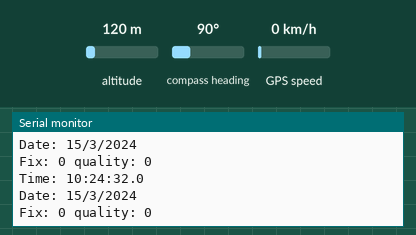
Bench run of a sketch on a simulated Arduino Mega 2560, built for the host (arithmetic inside an expression is 32-bit, double 64-bit). Shown: the last lines printed to the serial monitor. The inputs (shaded band) are chosen by the test bench; at power-on: altitude 120 m, compass heading 90°, GPS speed 0 km/h. Storage starts empty; the GPS gets a fix after 3 s at 37.7749, -122.4194 with 8 satellites.

Above: at 2.2 s.
2.3 s: altitude set to 20 m
At 3.4 s:
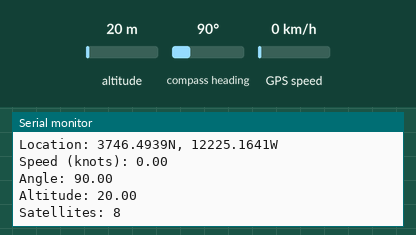
4.5 s: compass heading set to 7°
At 5.9 s:
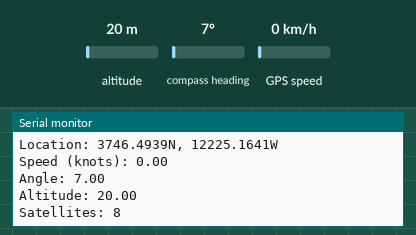
6.1 s: GPS speed set to 2 km/h
Timing chart, 0 to 9.1 s (numbered marks = the images above; inputs shaded):
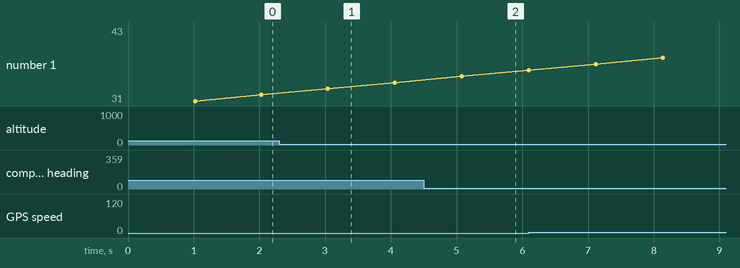

Measured:
- after the input at 2.3 s, the serial monitor: prints a new line after 0.75 s (image 1)
- after the input at 4.5 s, the serial monitor: prints a new line after 0.58 s (image 2)

The sketch:

GPS_DATA_Logger_Test_Alpha_1.1.ino
```cpp
// This is code is the alpha program that logs GPS data to an external
// SD card and utilizes the test code for Adafruit GPS modules using
// MTK3329/MTK3339 driver and parts of the SD library datalogger example.
//
// This code shows how to listen to the GPS module in an interrupt
// which allows the program to have more 'freedom' - just parse
// when a new NMEA sentence is available! Then access data when
// desired.
//
// Tested and works great with the Adafruit Ultimate GPS module
// using MTK33x9 chipset
//
// Alpha 1.1

#include <Adafruit_GPS.h>

//This is for data logging
#include <SPI.h>
#include <SD.h>

// This sketch is ONLY for the Arduino Due!
// You should make the following connections with the Due and GPS module:
// GPS power pin to Arduino Due 3.3V output.
// GPS ground pin to Arduino Due ground.
// For hardware serial 1 (recommended):
//   GPS TX to Arduino Due Serial1 RX pin 19
//   GPS RX to Arduino Due Serial1 TX pin 18
#define mySerial Serial1

Adafruit_GPS GPS(&mySerial);


// Set GPSECHO to 'false' to turn off echoing the GPS data to the Serial console
// Set to 'true' if you want to debug and listen to the raw GPS sentences.
#define GPSECHO  true

// this keeps track of whether we're using the interrupt
// off by default!
boolean usingInterrupt = false;
void useInterrupt(boolean); // Func prototype keeps Arduino 0023 happy

const int chipSelect = 10;

void setup()
{

  // connect at 115200 so we can read the GPS fast enough and echo without dropping chars
  // also spit it out
  Serial.begin(115200);
  Serial.println("Adafruit GPS library basic test!");

  // 9600 NMEA is the default baud rate for Adafruit MTK GPS's- some use 4800
  GPS.begin(9600);
  mySerial.begin(9600);

  // uncomment this line to turn on RMC (recommended minimum) and GGA (fix data) including altitude
  GPS.sendCommand(PMTK_SET_NMEA_OUTPUT_RMCGGA);
  // uncomment this line to turn on only the "minimum recommended" data
  //GPS.sendCommand(PMTK_SET_NMEA_OUTPUT_RMCONLY);
  // For parsing data, we don't suggest using anything but either RMC only or RMC+GGA since
  // the parser doesn't care about other sentences at this

  // Set the update rate
  GPS.sendCommand(PMTK_SET_NMEA_UPDATE_1HZ);   // 1 Hz update rate
  // For the parsing code to work nicely and have  to sort thru the data, and
  // print it out we don't suggest using anything higher than 1 Hz

  // Request updates on antenna status, comment out to keep quiet
  GPS.sendCommand(PGCMD_ANTENNA);

  // Data logging
  while (!Serial) {
    ; // wait for serial port to connect. Needed for native USB port only
  }

  Serial.print("Initializing SD card...");

  // see if the card is present and can be initialized:
  if (!SD.begin(chipSelect)) {
    Serial.println("Card failed, or not present");
    // don't do anything more:
    while (1);
  }
  Serial.println("card initialized.");

  // the nice thing about this code is you can have a r0 interrupt go off
  // every 1 millisecond, and read data from the GPS for you. that makes the
  // loop code a heck of a lot easier!

#ifdef __arm__
  usingInterrupt = false;  //NOTE - we don't want to use interrupts on the Due
#else
  useInterrupt(true);
#endif

  delay(1000);
  // Ask for firmware version
  mySerial.println(PMTK_Q_RELEASE);
}

#ifdef __AVR__
// Interrupt is called once a millisecond, looks for any new GPS data, and stores it
SIGNAL(R0_COMPA_vect) {
  char c = GPS.read();
  // if you want to debug, this is a good  to do it!
#ifdef UDR0
  if (GPSECHO)
    if (c) UDR0 = c;
    // writing direct to UDR0 is much much faster than Serial.print
    // but only one character can be written at a .
#endif
}

void useInterrupt(boolean v) {
  if (v) {
    // r0 is already used for millis() - we'll just interrupt somewhere
    // in the middle and call the "Compare A" function above
    OCR0A = 0xAF;
    TIMSK0 |= _BV(OCIE0A);
    usingInterrupt = true;
  } else {
    // do not call the interrupt function COMPA anymore
    TIMSK0 &= ~_BV(OCIE0A);
    usingInterrupt = false;
  }
}
#endif //#ifdef__AVR__

uint32_t r = millis();


void loop()                     // run over and over again
{

  // in case you are not using the interrupt above, you'll
  // need to 'hand query' the GPS, not suggested :(
  if (! usingInterrupt) {
    // read data from the GPS in the 'main loop'
    char c = GPS.read();
    // if you want to debug, this is a good  to do it!
    if (GPSECHO)
      if (c) Serial.print(c);
  }

  // if a sentence is received, we can check the checksum, parse it...
  if (GPS.newNMEAreceived()) {
    // a tricky thing here is if we print the NMEA sentence, or data
    // we end up not listening and catching other sentences!
    // so be very wary if using OUTPUT_ALLDATA and trytng to print out data
    //Serial.println(GPS.lastNMEA());   // this also sets the newNMEAreceived() flag to false

    if (!GPS.parse(GPS.lastNMEA()))   // this also sets the newNMEAreceived() flag to false
      return;  // we can fail to parse a sentence in which case we should just wait for another
  }

  Serial.print("\nTime: ");
  Serial.print(GPS.hour, DEC); Serial.print(':');
  Serial.print(GPS.minute, DEC); Serial.print(':');
  Serial.print(GPS.seconds, DEC); Serial.print('.');
  Serial.println(GPS.milliseconds);
  Serial.print("Date: ");
  Serial.print(GPS.day, DEC); Serial.print('/');
  Serial.print(GPS.month, DEC); Serial.print("/20");
  Serial.println(GPS.year, DEC);
  Serial.print("Fix: "); Serial.print((int)GPS.fix);
  Serial.print(" quality: "); Serial.println((int)GPS.fixquality);
  if (GPS.fix) {
    Serial.print("Location: ");
    Serial.print(GPS.latitude, 4); Serial.print(GPS.lat);
    Serial.print(", ");
    Serial.print(GPS.longitude, 4); Serial.println(GPS.lon);

    Serial.print("Speed (knots): "); Serial.println(GPS.speed);
    Serial.print("Angle: "); Serial.println(GPS.angle);
    Serial.print("Altitude: "); Serial.println(GPS.altitude);
    Serial.print("Satellites: "); Serial.println((int)GPS.satellites);
  }

  // Print data to file
  // open the file. note that only one file can be open at a time,
  // so you have to close this one before opening another.
  File dataFile = SD.open("datalog.txt", FILE_WRITE);

  // if the file is available, write to it:
  if (dataFile) {
    dataFile.print("\nTime: ");
    dataFile.print(GPS.hour, DEC); dataFile.print(':');
    dataFile.print(GPS.minute, DEC); dataFile.print(':');
    dataFile.print(GPS.seconds, DEC); dataFile.print('.');
    dataFile.println(GPS.milliseconds);
    dataFile.print("Date: ");
    dataFile.print(GPS.day, DEC); dataFile.print('/');
    dataFile.print(GPS.month, DEC); dataFile.print("/20");
    dataFile.println(GPS.year, DEC);
    dataFile.print("Fix: "); dataFile.print((int)GPS.fix);
    dataFile.print(" quality: "); dataFile.println((int)GPS.fixquality);
    if (GPS.fix) {
      dataFile.print("Location: ");
      dataFile.print(GPS.latitude, 4); dataFile.print(GPS.lat);
      dataFile.print(", ");
      dataFile.print(GPS.longitude, 4); dataFile.println(GPS.lon);

      dataFile.print("Speed (knots): "); dataFile.println(GPS.speed);
      dataFile.print("Angle: "); dataFile.println(GPS.angle);
      dataFile.print("Altitude: "); dataFile.println(GPS.altitude);
      dataFile.print("Satellites: "); dataFile.println((int)GPS.satellites);
    }

    dataFile.close();

  // if the file isn't open, pop up an error:
  } else {
    Serial.println("error opening datalog.txt");
  }
  delay(1000);
}
```
